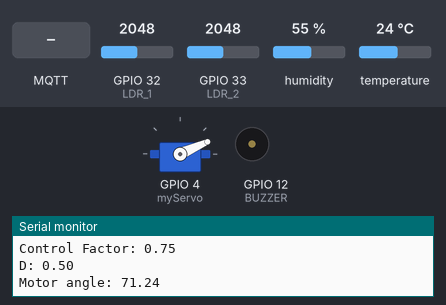
Simulated run of this sketch. Board: ESP32. On the bench: servo, buzzer (waves = sounding), the last lines printed to the serial monitor. Inputs (shaded band) come from the test bench; at power-on: GPIO 33 (LDR_2) = 2048, GPIO 32 (LDR_1) = 2048, humidity 55 %, temperature 24 °C. WiFi joins after 1.5 s; servers stay silent unless stated; no MQTT or app messages arrive unless stated.

Above: at 2.79 s.
2.8 s: MQTT message "1" arrives on the first subscribed topic
At 6.2 s:
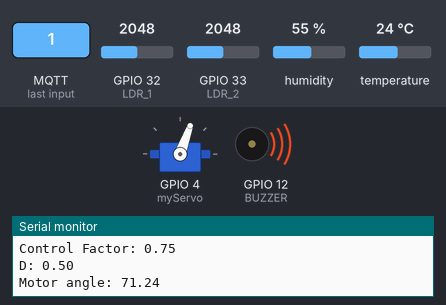
6.3 s: GPIO 33 (LDR_2) set to 2101
At 9.5 s:
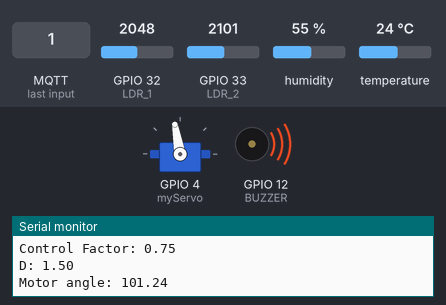
9.8 s: GPIO 32 (LDR_1) set to 1228
At 12.9 s:
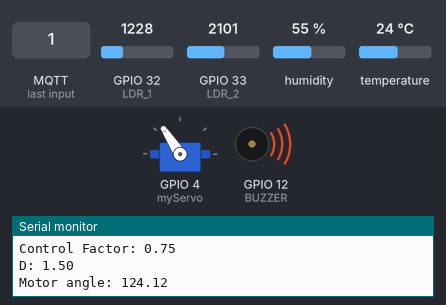
13.3 s: MQTT message "EE-ADMIN-MAIN-ON-OFF" arrives on the first subscribed topic
At 15.0 s:
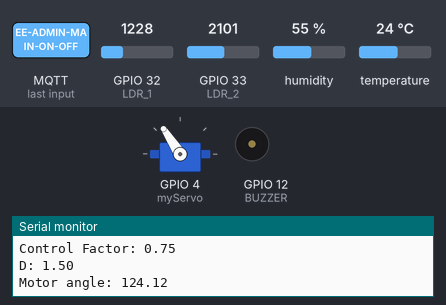
15.3 s: GPIO 32 (LDR_1) set to 2866
18.8 s: GPIO 32 (LDR_1) set to 2167
20.8 s: GPIO 32 (LDR_1) set to 2100
Timing chart, 0 to 24.7 s (numbered marks = the images above; inputs shaded):
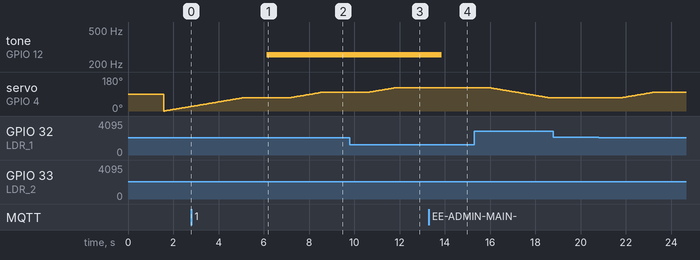

Measured:
- the behaviour switches between 2048 and 2049 on GPIO 33 (LDR_2) (found by bisection; images 1 and 2)
- after the input at 2.8 s, tone on GPIO 12 (BUZZER): silent → 256 Hz after 3.3 s
- after the input at 6.3 s, servo on GPIO 4 (myServo): moves from 70° to 100° over 1.4 s, starting after 0.86 s
- after the input at 9.8 s, servo on GPIO 4 (myServo): moves from 100° to 123° over 1.1 s, starting after 0.89 s
- after the input at 13.3 s, tone on GPIO 12 (BUZZER): 256 Hz → silent after 0.56 s

The sketch:

esp32-arduino.ino
```cpp
#include <WiFi.h>
#include <PubSubClient.h>
#include "DHTesp.h"
#include <NTPClient.h>
#include <WiFiUdp.h>
#include <ESP32Servo.h>

Servo myServo;
int p = 0;

#define DHT_PIN 15
#define BUZZER 12
#define LDR_1 32
#define LDR_2 33

float angle = 30;
float D = 0;
float contFact = 0.75;
float intensity = 0;
float rotateAngle = 0;
float calculatedAng = 0;

WiFiClient espClient;
PubSubClient mqttClient(espClient);

WiFiUDP ntpUDP;
NTPClient timeClient(ntpUDP);

char tempAr[6];
char LDRAr_1[6];
char LDRAr_2[6];
DHTesp dhtSensor;

bool isScheduledON = false;
unsigned long scheduledOnTime;

void setup();
void loop();
void buzzerOn(bool on);
void setupMqtt();
void receiveCallback(char* topic, byte* payload, unsigned int length);
void connectToBroker();
void updateTemperature();
void setupWifi();

void setup() {
  Serial.begin(115200);
  myServo.attach(4);

  setupWifi();

  setupMqtt();

  dhtSensor.setup(DHT_PIN, DHTesp::DHT22);

  timeClient.begin();
  timeClient.setTimeOffset(5.5*3600);

  pinMode(BUZZER, OUTPUT);
  digitalWrite(BUZZER, LOW);

  pinMode(LDR_1,INPUT);
  pinMode(LDR_2,INPUT);

}

void loop(){
  if (!mqttClient.connected()) {
    connectToBroker();
  }
  mqttClient.loop();

  updateTemperature();
  Serial.print("TEMP: ");
  Serial.println(tempAr);
  mqttClient.publish("EE-ADMIN-TEMP", tempAr);

  checkSchedule();

  float LDR1_OUT = analogRead(LDR_1);
  String(LDR1_OUT, 2).toCharArray(LDRAr_1, 6);
  Serial.print("LDR_1: ");
  Serial.println(LDRAr_1);
  mqttClient.publish("EE-ADMIN-LDR_1", LDRAr_1);

  float LDR2_OUT = analogRead(LDR_2);
  String(LDR2_OUT, 2).toCharArray(LDRAr_2, 6);
  Serial.print("LDR_2: ");
  Serial.println(LDRAr_2);
  mqttClient.publish("EE-ADMIN-LDR_2", LDRAr_2);

  //Check whether which one has the highest intensity
  if(LDR2_OUT > LDR1_OUT){
    //Left LDR has high intensity
    D = 1.5;
    intensity = (4063-LDR1_OUT)/4031;
  }
  else{
    //Right LDR has high intensity
    D = 0.5;
    intensity = (4063-LDR2_OUT)/4031;
  }
  Serial.print("Mninimum angle: ");
  Serial.println(angle);

  Serial.print("Maximum intensity: ");
  Serial.println(intensity);

  Serial.print("Control Factor: ");
  Serial.println(contFact);

  Serial.print("D: ");
  Serial.println(D);

  Serial.print("Motor angle: ");
  angleCalculate(angle,contFact,intensity,D);

  rotate();

  delay(1000);
}

void buzzerOn(bool on){
  if(on){
    tone(BUZZER, 256);
  }else{
    noTone(BUZZER);
  }
}

void setupMqtt(){
  mqttClient.setServer("test.mosquitto.org", 1883);
  mqttClient.setCallback(receiveCallback);
}

void receiveCallback(char* topic, byte* payload, unsigned int length) {
  Serial.print("Message arrived [");
  Serial.print(topic);
  Serial.print("]");

  char payloadCharAr[length];

  for(int i = 0; i < length; i++){
    Serial.print((char)payload[i]);
    payloadCharAr[i] = (char)payload[i];
  }

  if (strcmp(topic, "EE-ADMIN-MAIN-ON-OFF") == 0) {
    buzzerOn(payloadCharAr[0] == '1');
  }
  else if(strcmp(topic, "EE-ADMIN-SCH-ON") == 0){
    if (payloadCharAr[0] == 'N') {
      isScheduledON = false;
    }else{
      isScheduledON = true;
      scheduledOnTime = atol(payloadCharAr);
    }
  }
  //Fetch the set value for the minimun angle in node red
  else if(strcmp(topic, "MIN-ANG") == 0){
    angle = atof(payloadCharAr);
  }

  //Fetch the set value for the control factor in node red
  else if(strcmp(topic, "CONT-FACT") == 0){
    contFact = atof(payloadCharAr);
  }
}

void connectToBroker() {
  while (!mqttClient.connected()) {
    Serial.print("Attempting MQTT connection...");
    if (mqttClient.connect("ESP32-2323232323")) {
      Serial.print("connected");
      mqttClient.subscribe("EE-ADMIN-MAIN-ON-OFF");
      mqttClient.subscribe("EE-ADMIN-SCH-ON");
      mqttClient.subscribe("MIN-ANG");
      mqttClient.subscribe("CONT-FACT");
    }
    else{
      Serial.print("failed");
      Serial.print(mqttClient.state());
      delay(5000);
    }
  }
}

//Calculate the motor angle
void angleCalculate(float angle,float contFact,float intensity,float D){
  calculatedAng = angle * D + (180 - angle) * contFact * intensity;
  if(calculatedAng < 180){
    Serial.println(calculatedAng);
  }
  else{
    Serial.println(180);
  }
}

//Setup sevo motor rotation according to the calculated angle
void rotate(){
  if (rotateAngle<calculatedAng){
    for (p=int(rotateAngle);p<int(calculatedAng);p++){
      myServo.write(p);
      delay(50);
      rotateAngle = calculatedAng;
    }
  }
  else{
    for (p=int(rotateAngle);p>int(calculatedAng);p--){
      myServo.write(p);
      delay(50);
      rotateAngle = calculatedAng;
   }
  }
}

void updateTemperature(){
  TempAndHumidity data = dhtSensor.getTempAndHumidity();
  String(data.temperature, 2).toCharArray(tempAr, 6);
}

void setupWifi() {
  Serial.println();
  Serial.println("Connecting to ");
  Serial.println("Wokwi-GUEST");
  WiFi.begin("Wokwi-GUEST", "");

  while (WiFi.status() != WL_CONNECTED) {
    delay(500);
    Serial.print(".");
  }

  Serial.println("WiFi connected");
  Serial.println("IP address: ");
  Serial.println(WiFi.localIP());
}

unsigned long getTime() {
  timeClient.update();
  return timeClient.getEpochTime();
}

void checkSchedule() {
  if (isScheduledON) {
    unsigned long currentTime = getTime();
    if (currentTime > scheduledOnTime){
      buzzerOn(true);
      isScheduledON=false;
      mqttClient.publish("EE-ADMIN-MAIN-ON-OFF-ESP", "1");
      Serial.println("Scheduled ON");
    }
  }
}
```
